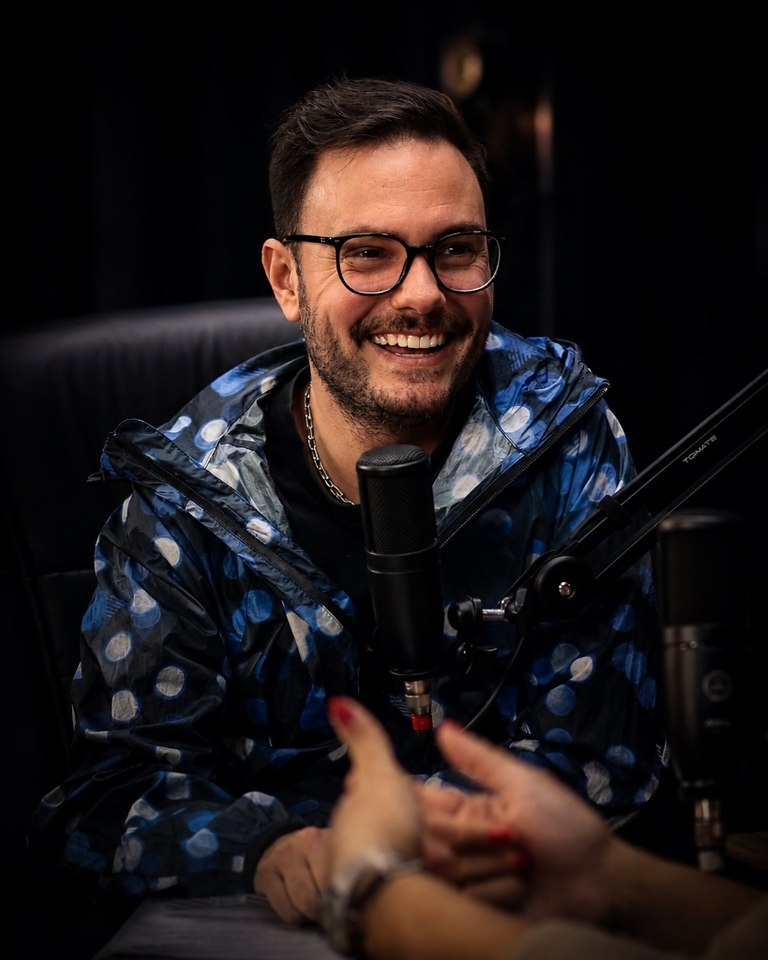
#> input picture publicar/assets/img/hero/enrico-hero-2880.jpg, 2303 x 2880 px (shown at 1/3 size)
$ python gerar-marca.py
#> lines starting #> are read from the running program, lines starting #| are printed output that depends on the picture
#!/usr/bin/env python3
"""gerar-marca.py — a imagem de prévia dos links e o favicon."""

from __future__ import annotations

import sys
from pathlib import Path

from PIL import Image, ImageDraw

PROJETO = Path(__file__).resolve().parent.parent
SITE = PROJETO / "publicar"

OG = (1200, 630)


def carregar_hero() -> Image.Image:
    """A foto do hero, na maior versão disponível."""
    for caminho in (
        SITE / "assets/img/hero/enrico-hero-2880.jpg",
        SITE / "assets/img/hero/enrico-hero-1440.jpg",
        PROJETO / "bastidores/originais/hero",
    ):
        if caminho.is_file():
            return Image.open(caminho).convert("RGB")
#> returned value is the input picture: PIL image 2303x2880 RGB; mean R, G, B 31, 24.3, 24.3
        if caminho.is_dir():
            for arquivo in sorted(caminho.iterdir()):
                if arquivo.suffix.lower() in (".jpg", ".jpeg", ".png"):
                    return Image.open(arquivo).convert("RGB")
    raise SystemExit("erro: não achei a foto do hero")


def recortar(imagem: Image.Image, alvo: tuple[int, int]) -> Image.Image:
    """Recorta pelo centro na proporção pedida, sem distorcer."""
#> called with alvo = (1200, 630)
    largura, altura = alvo
#> largura = 1200; altura = 630
    escala = max(largura / imagem.width, altura / imagem.height)
#> escala = 0.521
    novo = (round(imagem.width * escala), round(imagem.height * escala))
#> novo = (1200, 1501)
    imagem = imagem.resize(novo, Image.LANCZOS)
    esquerda = (imagem.width - largura) // 2
#> esquerda = 0
    topo = max(0, (imagem.height - altura) // 3)
#> topo = 290
    return imagem.crop((esquerda, topo, esquerda + largura, topo + altura))
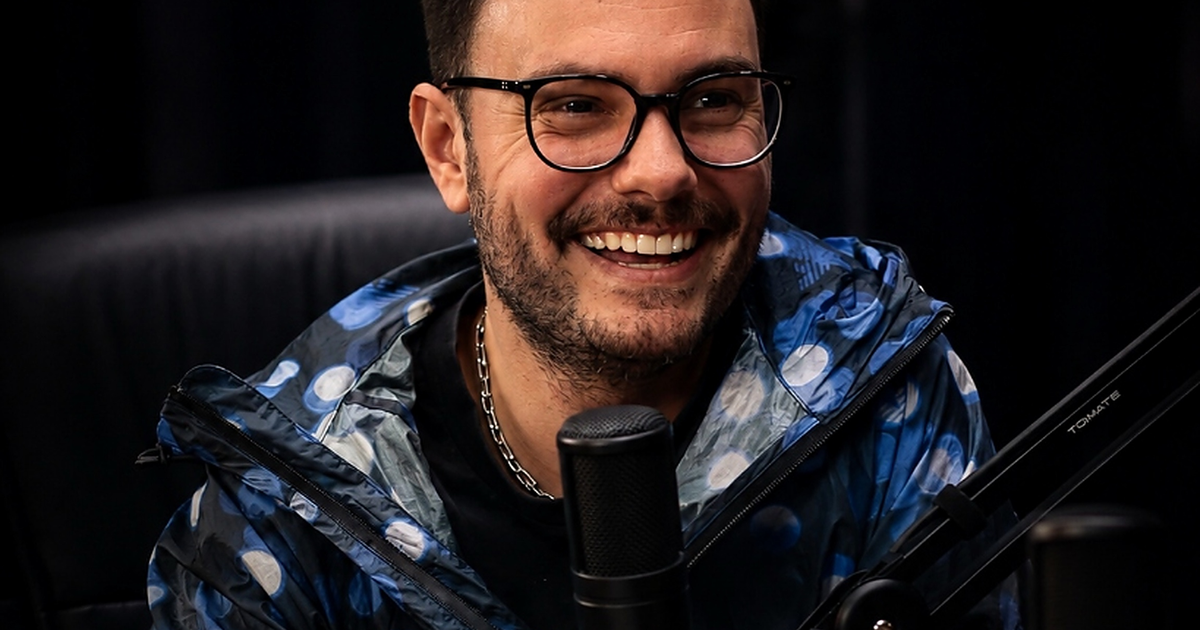
#> returned value: PIL image 1200x630 RGB; mean R, G, B 36, 29.8, 31.3


def imagem_de_previa() -> Path:
    base = recortar(carregar_hero(), OG)

    veu = Image.new("L", OG, 0)
#> veu: PIL image 1200x630 L; every value is 0
    desenho = ImageDraw.Draw(veu)
    for x in range(OG[0]):
        opacidade = max(0, int(210 * (1 - x / (OG[0] * 0.62))))
        desenho.line([(x, 0), (x, OG[1])], fill=opacidade)
    escuro = Image.new("RGB", OG, (8, 9, 12))
    base = Image.composite(escuro, base, veu)
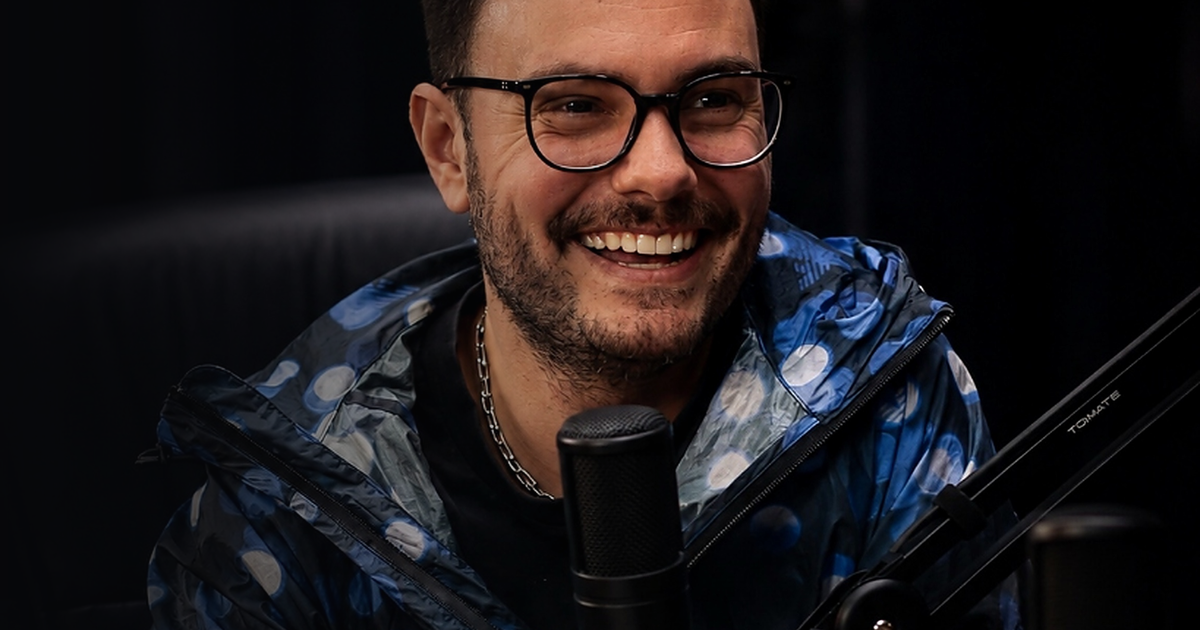
#> base: PIL image 1200x630 RGB; mean R, G, B 29.9, 24.9, 26.7

#> (the run stopped early here; a loop or call above may not have finished)

$ run again, with publicar/assets/img/hero/enrico-escrita-hero-2880.jpg copied over publicar/assets/img/hero/enrico-hero-2880.jpg
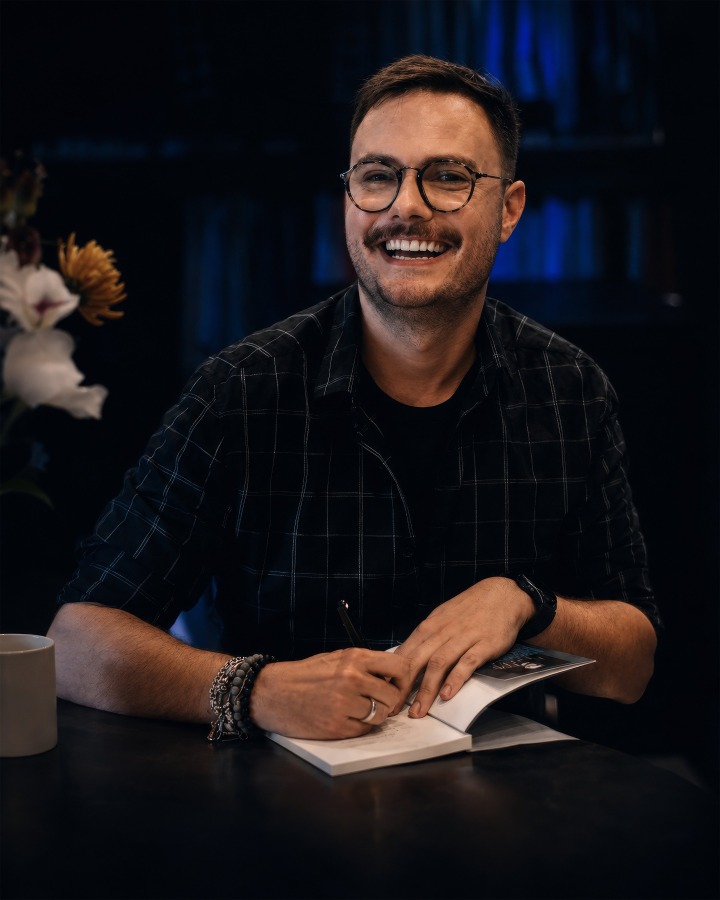
#> input picture publicar/assets/img/hero/enrico-escrita-hero-2880.jpg, 2880 x 3599 px (shown at 1/4 size)
#> in carregar_hero, returned value is the input picture: PIL image 2880x3599 RGB; mean R, G, B 27.8, 23.6, 26.3
#> largura = 1200; altura = 630
#> escala = 0.417
#> novo = (1200, 1500)
#> esquerda = 0
#> topo = 290
#> in recortar, `return imagem.crop((esquerda, topo, esquerda + largura, topo + altura))`:
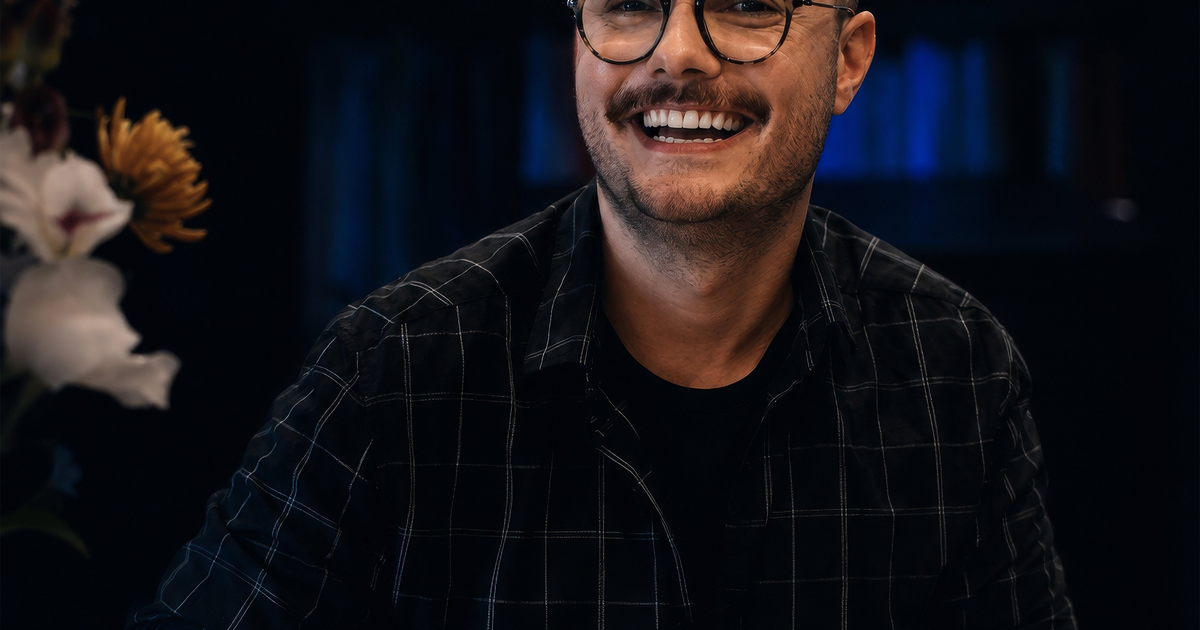
#> returned value: PIL image 1200x630 RGB; mean R, G, B 21.8, 19.8, 24.1
#> veu: PIL image 1200x630 L; every value is 0
#> in imagem_de_previa, `base = Image.composite(escuro, base, veu)`:
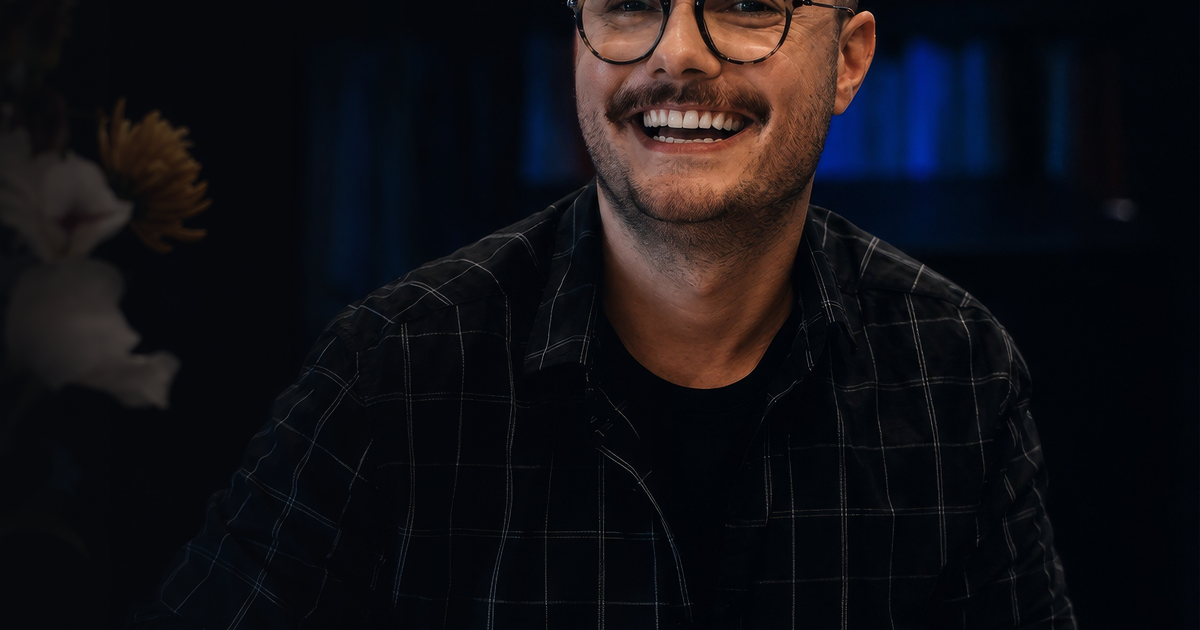
#> base: PIL image 1200x630 RGB; mean R, G, B 18, 16.6, 20.9
